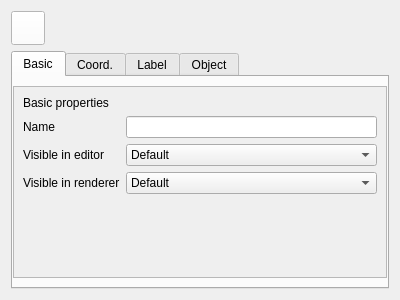
<?xml version="1.0" encoding="UTF-8"?>
<ui version="4.0">
 <class>AtomAttributes</class>
 <widget class="QWidget" name="AtomAttributes">
  <property name="geometry">
   <rect>
    <x>0</x>
    <y>0</y>
    <width>400</width>
    <height>300</height>
   </rect>
  </property>
  <layout class="QVBoxLayout" name="verticalLayout">
   <item>
    <layout class="QHBoxLayout" name="horizontalLayout">
     <item>
      <widget class="MediaControl" name="pushButton">
       <property name="sizePolicy">
        <sizepolicy hsizetype="Fixed" vsizetype="Fixed">
         <horstretch>0</horstretch>
         <verstretch>0</verstretch>
        </sizepolicy>
       </property>
       <property name="minimumSize">
        <size>
         <width>34</width>
         <height>34</height>
        </size>
       </property>
       <property name="maximumSize">
        <size>
         <width>34</width>
         <height>34</height>
        </size>
       </property>
       <property name="focusPolicy">
        <enum>Qt::NoFocus</enum>
       </property>
       <property name="styleSheet">
        <string notr="true">background: white;</string>
       </property>
       <property name="icon">
        <iconset resource="icons.qrc">
         <normaloff>:/create/atom</normaloff>:/create/atom</iconset>
       </property>
      </widget>
     </item>
     <item>
      <widget class="TitleLabel" name="label">
       <property name="class" stdset="0">
        <string>heading</string>
       </property>
      </widget>
     </item>
    </layout>
   </item>
   <item>
    <widget class="QTabWidget" name="tabWidget">
     <widget class="QWidget" name="tab">
      <attribute name="title">
       <string>Basic</string>
      </attribute>
      <layout class="QGridLayout" name="gridLayout">
       <property name="leftMargin">
        <number>0</number>
       </property>
       <property name="rightMargin">
        <number>0</number>
       </property>
       <item row="0" column="0">
        <widget class="QScrollArea" name="scrollArea">
         <property name="widgetResizable">
          <bool>true</bool>
         </property>
         <widget class="QWidget" name="scrollAreaWidgetContents">
          <property name="geometry">
           <rect>
            <x>0</x>
            <y>0</y>
            <width>376</width>
            <height>192</height>
           </rect>
          </property>
          <layout class="QVBoxLayout" name="verticalLayout_2">
           <item>
            <widget class="QLabel" name="label_2">
             <property name="text">
              <string>Basic properties</string>
             </property>
             <property name="class" stdset="0">
              <string>section</string>
             </property>
            </widget>
           </item>
           <item>
            <layout class="QFormLayout" name="formLayout">
             <property name="labelAlignment">
              <set>Qt::AlignLeading|Qt::AlignLeft|Qt::AlignVCenter</set>
             </property>
             <property name="formAlignment">
              <set>Qt::AlignLeading|Qt::AlignLeft|Qt::AlignTop</set>
             </property>
             <property name="horizontalSpacing">
              <number>6</number>
             </property>
             <property name="verticalSpacing">
              <number>6</number>
             </property>
             <item row="0" column="0">
              <widget class="Label" name="label_3">
               <property name="text">
                <string>Name</string>
               </property>
               <property name="class" stdset="0">
                <string>item</string>
               </property>
              </widget>
             </item>
             <item row="1" column="0">
              <widget class="Label" name="label_4">
               <property name="text">
                <string>Visible in editor</string>
               </property>
               <property name="class" stdset="0">
                <string>item</string>
               </property>
              </widget>
             </item>
             <item row="2" column="0">
              <widget class="Label" name="label_5">
               <property name="text">
                <string>Visible in renderer</string>
               </property>
               <property name="class" stdset="0">
                <string>item</string>
               </property>
              </widget>
             </item>
             <item row="0" column="1">
              <widget class="LineEdit" name="lineEdit"/>
             </item>
             <item row="1" column="1">
              <widget class="ComboBox" name="comboBox">
               <item>
                <property name="text">
                 <string>Default</string>
                </property>
               </item>
               <item>
                <property name="text">
                 <string>On</string>
                </property>
               </item>
               <item>
                <property name="text">
                 <string>Off</string>
                </property>
               </item>
              </widget>
             </item>
             <item row="2" column="1">
              <widget class="ComboBox" name="comboBox_2">
               <item>
                <property name="text">
                 <string>Default</string>
                </property>
               </item>
               <item>
                <property name="text">
                 <string>On</string>
                </property>
               </item>
               <item>
                <property name="text">
                 <string>Off</string>
                </property>
               </item>
              </widget>
             </item>
            </layout>
           </item>
           <item>
            <spacer name="verticalSpacer">
             <property name="orientation">
              <enum>Qt::Vertical</enum>
             </property>
             <property name="sizeHint" stdset="0">
              <size>
               <width>20</width>
               <height>40</height>
              </size>
             </property>
            </spacer>
           </item>
          </layout>
         </widget>
        </widget>
       </item>
      </layout>
     </widget>
     <widget class="QWidget" name="tab_2">
      <attribute name="title">
       <string>Coord.</string>
      </attribute>
      <layout class="QGridLayout" name="gridLayout_2">
       <property name="leftMargin">
        <number>0</number>
       </property>
       <property name="rightMargin">
        <number>0</number>
       </property>
       <item row="0" column="0">
        <widget class="QScrollArea" name="scrollArea_2">
         <property name="widgetResizable">
          <bool>true</bool>
         </property>
         <widget class="QWidget" name="scrollAreaWidgetContents_2">
          <property name="geometry">
           <rect>
            <x>0</x>
            <y>0</y>
            <width>376</width>
            <height>192</height>
           </rect>
          </property>
          <layout class="QVBoxLayout" name="verticalLayout_3">
           <item>
            <widget class="QLabel" name="label_6">
             <property name="text">
              <string>Coordinates</string>
             </property>
             <property name="class" stdset="0">
              <string>section</string>
             </property>
            </widget>
           </item>
           <item>
            <layout class="QFormLayout" name="formLayout_2">
             <property name="labelAlignment">
              <set>Qt::AlignLeading|Qt::AlignLeft|Qt::AlignVCenter</set>
             </property>
             <property name="formAlignment">
              <set>Qt::AlignLeading|Qt::AlignLeft|Qt::AlignTop</set>
             </property>
             <property name="horizontalSpacing">
              <number>6</number>
             </property>
             <property name="verticalSpacing">
              <number>6</number>
             </property>
             <item row="0" column="0">
              <widget class="QLabel" name="label_7">
               <property name="text">
                <string>P . X</string>
               </property>
               <property name="class" stdset="0">
                <string>item</string>
               </property>
              </widget>
             </item>
             <item row="1" column="0">
              <widget class="QLabel" name="label_8">
               <property name="text">
                <string>P . Y</string>
               </property>
               <property name="class" stdset="0">
                <string>item</string>
               </property>
              </widget>
             </item>
             <item row="2" column="0">
              <widget class="QLabel" name="label_9">
               <property name="text">
                <string>P . Z</string>
               </property>
               <property name="class" stdset="0">
                <string>item</string>
               </property>
              </widget>
             </item>
             <item row="0" column="1">
              <widget class="DoubleSpinBox" name="doubleSpinBox">
               <property name="readOnly">
                <bool>true</bool>
               </property>
               <property name="suffix">
                <string> Å</string>
               </property>
               <property name="decimals">
                <number>3</number>
               </property>
               <property name="minimum">
                <double>-179769313486231570814527423731704356798070567525844996598917476803157260780028538760589558632766878171540458953514382464234321326889464182768467546703537516986049910576551282076245490090389328944075868508455133942304583236903222948165808559332123348274797826204144723168738177180919299881250404026184124858368.000000000000000</double>
               </property>
               <property name="maximum">
                <double>179769313486231570814527423731704356798070567525844996598917476803157260780028538760589558632766878171540458953514382464234321326889464182768467546703537516986049910576551282076245490090389328944075868508455133942304583236903222948165808559332123348274797826204144723168738177180919299881250404026184124858368.000000000000000</double>
               </property>
              </widget>
             </item>
             <item row="1" column="1">
              <widget class="DoubleSpinBox" name="doubleSpinBox_2">
               <property name="readOnly">
                <bool>true</bool>
               </property>
               <property name="suffix">
                <string> Å</string>
               </property>
               <property name="decimals">
                <number>3</number>
               </property>
               <property name="minimum">
                <double>-179769313486231570814527423731704356798070567525844996598917476803157260780028538760589558632766878171540458953514382464234321326889464182768467546703537516986049910576551282076245490090389328944075868508455133942304583236903222948165808559332123348274797826204144723168738177180919299881250404026184124858368.000000000000000</double>
               </property>
               <property name="maximum">
                <double>179769313486231570814527423731704356798070567525844996598917476803157260780028538760589558632766878171540458953514382464234321326889464182768467546703537516986049910576551282076245490090389328944075868508455133942304583236903222948165808559332123348274797826204144723168738177180919299881250404026184124858368.000000000000000</double>
               </property>
              </widget>
             </item>
             <item row="2" column="1">
              <widget class="DoubleSpinBox" name="doubleSpinBox_3">
               <property name="readOnly">
                <bool>true</bool>
               </property>
               <property name="suffix">
                <string> Å</string>
               </property>
               <property name="decimals">
                <number>3</number>
               </property>
               <property name="minimum">
                <double>-179769313486231570814527423731704356798070567525844996598917476803157260780028538760589558632766878171540458953514382464234321326889464182768467546703537516986049910576551282076245490090389328944075868508455133942304583236903222948165808559332123348274797826204144723168738177180919299881250404026184124858368.000000000000000</double>
               </property>
               <property name="maximum">
                <double>179769313486231570814527423731704356798070567525844996598917476803157260780028538760589558632766878171540458953514382464234321326889464182768467546703537516986049910576551282076245490090389328944075868508455133942304583236903222948165808559332123348274797826204144723168738177180919299881250404026184124858368.000000000000000</double>
               </property>
              </widget>
             </item>
            </layout>
           </item>
           <item>
            <spacer name="verticalSpacer_2">
             <property name="orientation">
              <enum>Qt::Vertical</enum>
             </property>
             <property name="sizeHint" stdset="0">
              <size>
               <width>20</width>
               <height>43</height>
              </size>
             </property>
            </spacer>
           </item>
          </layout>
         </widget>
        </widget>
       </item>
      </layout>
     </widget>
     <widget class="QWidget" name="tab_4">
      <attribute name="title">
       <string>Label</string>
      </attribute>
      <layout class="QGridLayout" name="gridLayout_4">
       <property name="leftMargin">
        <number>0</number>
       </property>
       <property name="rightMargin">
        <number>0</number>
       </property>
       <item row="0" column="0">
        <widget class="QScrollArea" name="scrollArea_4">
         <property name="widgetResizable">
          <bool>true</bool>
         </property>
         <widget class="QWidget" name="scrollAreaWidgetContents_4">
          <property name="geometry">
           <rect>
            <x>0</x>
            <y>0</y>
            <width>362</width>
            <height>250</height>
           </rect>
          </property>
          <layout class="QVBoxLayout" name="verticalLayout_4">
           <item>
            <widget class="QLabel" name="label_14">
             <property name="text">
              <string>Label properties</string>
             </property>
             <property name="class" stdset="0">
              <string>section</string>
             </property>
            </widget>
           </item>
           <item>
            <layout class="QFormLayout" name="formLayout_4">
             <property name="labelAlignment">
              <set>Qt::AlignLeading|Qt::AlignLeft|Qt::AlignVCenter</set>
             </property>
             <property name="formAlignment">
              <set>Qt::AlignLeading|Qt::AlignLeft|Qt::AlignTop</set>
             </property>
             <property name="horizontalSpacing">
              <number>6</number>
             </property>
             <property name="verticalSpacing">
              <number>6</number>
             </property>
             <item row="0" column="0">
              <widget class="QLabel" name="label_15">
               <property name="text">
                <string>Text</string>
               </property>
               <property name="class" stdset="0">
                <string>item</string>
               </property>
              </widget>
             </item>
             <item row="0" column="1">
              <widget class="TextEdit" name="textEdit"/>
             </item>
            </layout>
           </item>
           <item>
            <widget class="Line" name="line">
             <property name="frameShadow">
              <enum>QFrame::Plain</enum>
             </property>
             <property name="orientation">
              <enum>Qt::Horizontal</enum>
             </property>
            </widget>
           </item>
           <item>
            <layout class="QFormLayout" name="formLayout_6">
             <property name="labelAlignment">
              <set>Qt::AlignLeading|Qt::AlignLeft|Qt::AlignVCenter</set>
             </property>
             <property name="formAlignment">
              <set>Qt::AlignLeading|Qt::AlignLeft|Qt::AlignTop</set>
             </property>
             <item row="0" column="0">
              <widget class="Label" name="label_26">
               <property name="text">
                <string>Background Color</string>
               </property>
               <property name="class" stdset="0">
                <string>item</string>
               </property>
              </widget>
             </item>
             <item row="0" column="1">
              <widget class="Picker" name="comboBox_4"/>
             </item>
             <item row="1" column="0">
              <widget class="Label" name="label_28">
               <property name="text">
                <string>Text Color</string>
               </property>
               <property name="class" stdset="0">
                <string>item</string>
               </property>
              </widget>
             </item>
             <item row="1" column="1">
              <widget class="Picker" name="comboBox_6"/>
             </item>
            </layout>
           </item>
           <item>
            <widget class="Line" name="line_2">
             <property name="frameShadow">
              <enum>QFrame::Plain</enum>
             </property>
             <property name="orientation">
              <enum>Qt::Horizontal</enum>
             </property>
            </widget>
           </item>
           <item>
            <layout class="QFormLayout" name="formLayout_5">
             <property name="labelAlignment">
              <set>Qt::AlignLeading|Qt::AlignLeft|Qt::AlignVCenter</set>
             </property>
             <property name="formAlignment">
              <set>Qt::AlignLeading|Qt::AlignLeft|Qt::AlignTop</set>
             </property>
             <item row="0" column="0">
              <widget class="Label" name="label_13">
               <property name="text">
                <string>Font</string>
               </property>
               <property name="class" stdset="0">
                <string>item</string>
               </property>
              </widget>
             </item>
             <item row="0" column="1">
              <widget class="FontComboBox" name="fontComboBox"/>
             </item>
             <item row="1" column="0">
              <widget class="Label" name="label_16">
               <property name="text">
                <string>Align</string>
               </property>
               <property name="class" stdset="0">
                <string>item</string>
               </property>
              </widget>
             </item>
             <item row="1" column="1">
              <widget class="ComboBox" name="comboBox_3">
               <item>
                <property name="text">
                 <string>Left</string>
                </property>
               </item>
               <item>
                <property name="text">
                 <string>Middle</string>
                </property>
               </item>
               <item>
                <property name="text">
                 <string>Right</string>
                </property>
               </item>
              </widget>
             </item>
            </layout>
           </item>
           <item>
            <spacer name="verticalSpacer_4">
             <property name="orientation">
              <enum>Qt::Vertical</enum>
             </property>
             <property name="sizeHint" stdset="0">
              <size>
               <width>20</width>
               <height>121</height>
              </size>
             </property>
            </spacer>
           </item>
          </layout>
         </widget>
        </widget>
       </item>
      </layout>
     </widget>
     <widget class="QWidget" name="tab_3">
      <attribute name="title">
       <string>Object</string>
      </attribute>
      <layout class="QGridLayout" name="gridLayout_3">
       <property name="leftMargin">
        <number>0</number>
       </property>
       <property name="rightMargin">
        <number>0</number>
       </property>
       <item row="0" column="0">
        <widget class="QScrollArea" name="scrollArea_3">
         <property name="widgetResizable">
          <bool>true</bool>
         </property>
         <widget class="QWidget" name="scrollAreaWidgetContents_3">
          <property name="geometry">
           <rect>
            <x>0</x>
            <y>0</y>
            <width>376</width>
            <height>192</height>
           </rect>
          </property>
          <layout class="QVBoxLayout" name="verticalLayout_41">
           <item>
            <widget class="QLabel" name="label_10">
             <property name="text">
              <string>Object properties</string>
             </property>
             <property name="class" stdset="0">
              <string>section</string>
             </property>
            </widget>
           </item>
           <item>
            <layout class="QFormLayout" name="formLayout_3">
             <property name="labelAlignment">
              <set>Qt::AlignLeading|Qt::AlignLeft|Qt::AlignVCenter</set>
             </property>
             <property name="formAlignment">
              <set>Qt::AlignLeading|Qt::AlignLeft|Qt::AlignTop</set>
             </property>
             <property name="horizontalSpacing">
              <number>6</number>
             </property>
             <property name="verticalSpacing">
              <number>6</number>
             </property>
             <item row="1" column="0">
              <widget class="Label" name="label_11">
               <property name="text">
                <string>Sphere radius</string>
               </property>
               <property name="class" stdset="0">
                <string>item</string>
               </property>
              </widget>
             </item>
             <item row="2" column="0">
              <widget class="Label" name="label_12">
               <property name="text">
                <string>Render perfect</string>
               </property>
               <property name="class" stdset="0">
                <string>item</string>
               </property>
              </widget>
             </item>
             <item row="1" column="1">
              <widget class="DoubleSpinBox" name="doubleSpinBox_4">
               <property name="suffix">
                <string> Å</string>
               </property>
               <property name="decimals">
                <number>3</number>
               </property>
               <property name="maximum">
                <double>179769313486231570814527423731704356798070567525844996598917476803157260780028538760589558632766878171540458953514382464234321326889464182768467546703537516986049910576551282076245490090389328944075868508455133942304583236903222948165808559332123348274797826204144723168738177180919299881250404026184124858368.000000000000000</double>
               </property>
              </widget>
             </item>
             <item row="2" column="1">
              <widget class="QCheckBox" name="checkBox">
               <property name="enabled">
                <bool>false</bool>
               </property>
               <property name="checked">
                <bool>true</bool>
               </property>
              </widget>
             </item>
             <item row="0" column="0">
              <widget class="Label" name="label_18">
               <property name="text">
                <string>Cylinder radius</string>
               </property>
               <property name="class" stdset="0">
                <string>item</string>
               </property>
              </widget>
             </item>
             <item row="0" column="1">
              <widget class="DoubleSpinBox" name="doubleSpinBox_5">
               <property name="suffix">
                <string> Å</string>
               </property>
               <property name="decimals">
                <number>3</number>
               </property>
              </widget>
             </item>
            </layout>
           </item>
           <item>
            <spacer name="verticalSpacer_3">
             <property name="orientation">
              <enum>Qt::Vertical</enum>
             </property>
             <property name="sizeHint" stdset="0">
              <size>
               <width>20</width>
               <height>99</height>
              </size>
             </property>
            </spacer>
           </item>
          </layout>
         </widget>
        </widget>
       </item>
      </layout>
     </widget>
    </widget>
   </item>
  </layout>
 </widget>
 <customwidgets>
  <customwidget>
   <class>MediaControl</class>
   <extends>QPushButton</extends>
   <header>mediacontrol.h</header>
  </customwidget>
  <customwidget>
   <class>Label</class>
   <extends>QLabel</extends>
   <header>label.h</header>
  </customwidget>
  <customwidget>
   <class>ComboBox</class>
   <extends>QComboBox</extends>
   <header>combobox.h</header>
  </customwidget>
  <customwidget>
   <class>DoubleSpinBox</class>
   <extends>QDoubleSpinBox</extends>
   <header>doublespinbox.h</header>
  </customwidget>
  <customwidget>
   <class>LineEdit</class>
   <extends>QLineEdit</extends>
   <header>lineedit.h</header>
  </customwidget>
  <customwidget>
   <class>TitleLabel</class>
   <extends>QLabel</extends>
   <header>titlelabel.h</header>
  </customwidget>
  <customwidget>
   <class>Picker</class>
   <extends>QComboBox</extends>
   <header>picker.h</header>
   <container>1</container>
  </customwidget>
  <customwidget>
   <class>FontComboBox</class>
   <extends>QComboBox</extends>
   <header>fontcombobox.h</header>
  </customwidget>
  <customwidget>
   <class>TextEdit</class>
   <extends>QTextEdit</extends>
   <header>textedit.h</header>
  </customwidget>
 </customwidgets>
 <resources>
  <include location="icons.qrc"/>
 </resources>
 <connections/>
</ui>
